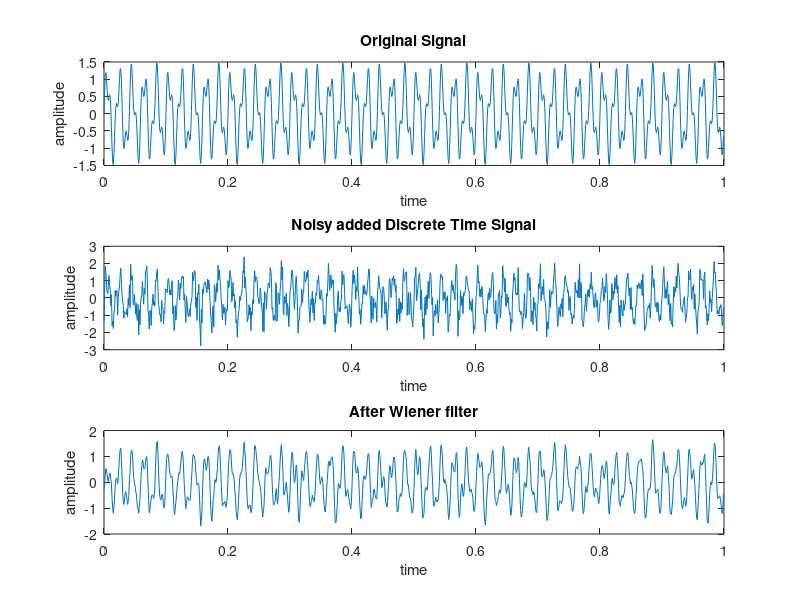
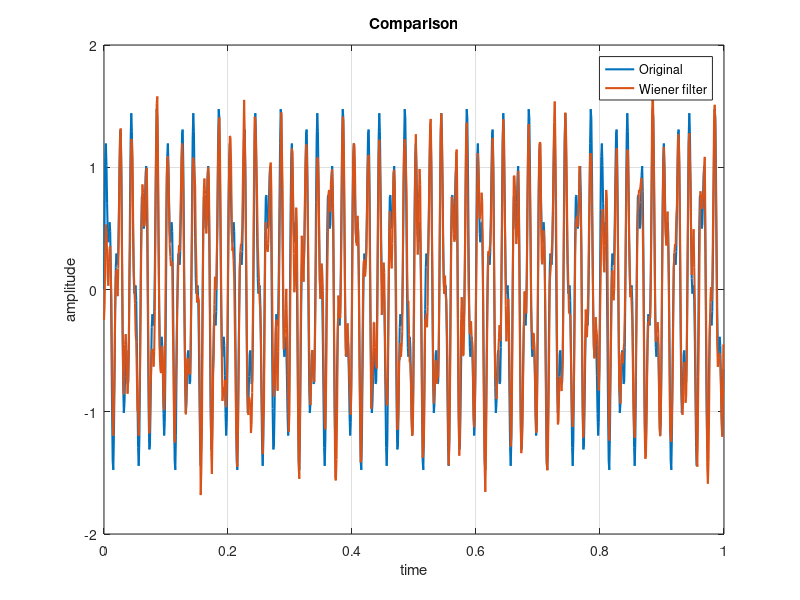

Recreate these plots in MATLAB, in order.
close; clc; clear all;

fs=1000;
N=1000;
t=(0:N-1)/fs;
f1=50;
f2=120;

d=sin(2*pi*f1*t)+0.5*sin(2*pi*f2*t);

rng(1);
noise=0.5*randn(1,N);
x=d+noise;

figure;
subplot(3,1,1);
plot(t,d);
title("Original Signal");
xlabel("time");
ylabel("amplitude");

subplot(3,1,2);
plot(t,x);
title("Noisy added Discrete Time Signal");
xlabel("time");
ylabel("amplitude");

M=20;
L=M+1;

rxx_full=xcorr(x,M,'biased');
rxx=rxx_full(M+1:end);
rxx=rxx(:);

rxd_full=xcorr(x,d,M,'biased');
rxd=rxd_full(M+1:end);
rxd=rxd(:);

R=toeplitz(rxx);

h=R\rxd;
disp('FIR Wiener filter coefficient');
disp(h);

y=filter(h,1,x);

MSE_before=mean((d-x).^2);
MSE_after=mean((d-y).^2);

fprintf('MSE before Wiener filter = %.4f \n',MSE_before);
fprintf('MSE after Wiener filter = %.4f \n',MSE_after);

subplot(3,1,3);
plot(t,y);
title('After Wiener filter');
xlabel("time");
ylabel("amplitude");

figure;
plot(t,d,'LineWidth',1.5);
hold on;
grid on;
plot(t,y,'LineWidth',1.5);
title('Comparison');
xlabel("time");
ylabel("amplitude");
legend('Original','Wiener filter');
